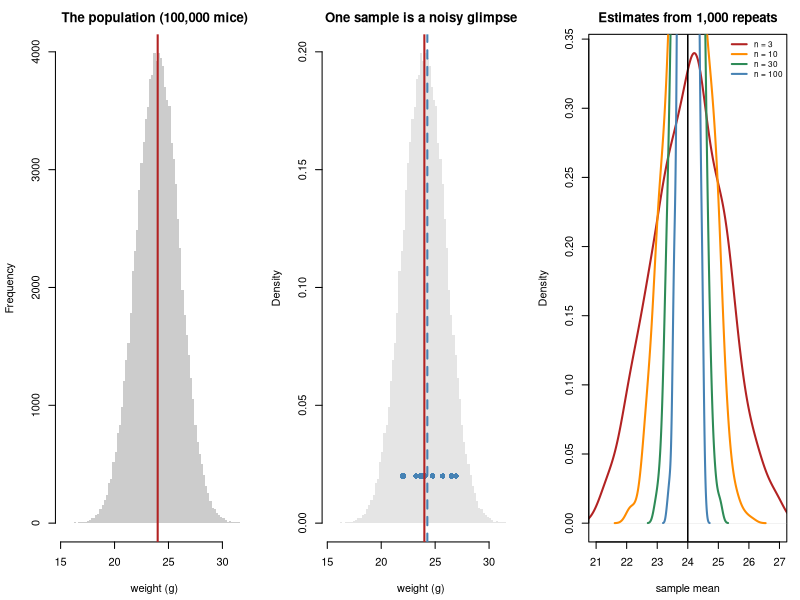

Recreate this plot in R.
#' ---
#' title: "Foundations 1 - Variables, populations, and samples"
#' output: html_document
#' ---
#'
#' **Curriculum link:** `stats.md` -> Part 0, §0.1-§0.3
#' **Assumes:** nothing. If you can read a table, you can read this.
#'
#' ## The one idea
#'
#' You measure a few things. You want to say something about all the things.
#'
#' That gap - between the handful you measured and the many you care about -
#' is what statistics is for. This module makes the gap visible by doing
#' something you can never do in real life: we *invent* an entire population,
#' so we know the true answer, and then take samples from it and see how close
#' we get.
#'
#' Everything else in this course is a more sophisticated version of this.

#+ setup, message = FALSE
MODULE_NAME <- "F1_variables_populations_samples"
OUT <- file.path(Sys.getenv("STATS_OUT", unset = "results"), MODULE_NAME)
dir.create(OUT, recursive = TRUE, showWarnings = FALSE)
header <- function(txt) cat("\n", strrep("=", 72), "\n", txt, "\n",
                            strrep("=", 72), "\n", sep = "")

## set.seed() fixes the starting point of R's random number generator, so you
## get the same "random" numbers every run. That is what makes these results
## reproducible. Change the number and every value below changes - but every
## CONCLUSION stays the same. That is the point.
set.seed(101)

#' ## 1. A variable is something that varies

#+ variables
header("1. Variables: one row per unit, one column per measurement")
n_mice <- 8
dat <- data.frame(
  mouse     = paste0("m", 1:n_mice),
  treatment = rep(c("control", "drug"), each = 4),
  weight_g  = round(rnorm(n_mice, 24, 2), 1),
  marker    = round(rnorm(n_mice, 12, 1.5), 1),
  responded = rbinom(n_mice, 1, 0.5),
  grade     = sample(c("I", "II", "III"), n_mice, replace = TRUE)
)
print(dat, row.names = FALSE)
cat(sprintf("
  The UNIT here is the mouse. There are %d of them, so n = %d.

  Deciding what the unit is turns out to be the hardest and most important
  question in experimental biology. If we had measured 20 cells from each
  mouse we would have 160 rows - but still only %d units. Counting those 160
  rows as 160 independent observations is the most common fatal error in
  published biology. That is Topic 1, and exercise E1.\n", n_mice, n_mice, n_mice))

#' ## 2. The type of a variable decides what arithmetic is allowed

#+ types
header("2. Variable types, and what you may do with each")
cat(sprintf("  %-12s%-16s%-14s%s\n", "variable", "type", "average it?", "why"))
rows <- list(
  c("weight_g", "continuous", "yes", "any value in a range; differences mean something"),
  c("marker", "continuous", "yes", "same"),
  c("responded", "binary", "yes (!)", "0/1, so the average IS the proportion"),
  c("grade", "ordinal", "careful", "ordered, but is III - II the same as II - I?"),
  c("treatment", "categorical", "no", "'control' and 'drug' are labels, not numbers"))
for (r in rows) cat(sprintf("  %-12s%-16s%-14s%s\n", r[1], r[2], r[3], r[4]))
cat(sprintf("
  The binary case is worth pausing on:
    responded = %s
    average   = %.3f  <- this is the PROPORTION that responded

  Coding yes/no as 1/0 makes the mean and the proportion the same number. That
  small trick is why binary outcomes slot into the same machinery as
  continuous ones (Topic 13).

  The categorical case is where software betrays you. In R, `treatment` is a
  character column and most functions will refuse to average it - which is
  good. But code it as 1 and 2 and R will happily return 1.5 and warn you
  about nothing. ALWAYS store categories as factors:\n",
  paste(dat$responded, collapse = " "), mean(dat$responded)))
dat$treatment <- factor(dat$treatment, levels = c("control", "drug"))
cat(sprintf("    levels(dat$treatment) = %s\n",
            paste(levels(dat$treatment), collapse = ", ")))
cat("    The FIRST level is the reference that everything is compared against.\n")
cat("    R orders levels alphabetically unless you say otherwise, which is a\n")
cat("    frequent source of sign errors (see Module 30).\n")

#' ## 3. Population vs sample: the whole problem, made visible

#+ population
header("3. Inventing a population so we can see how well sampling works")
POP_SIZE <- 100000
TRUE_MEAN <- 24
TRUE_SD <- 2
population <- rnorm(POP_SIZE, TRUE_MEAN, TRUE_SD)
cat(sprintf("  The population: %s mice\n", format(POP_SIZE, big.mark = ",")))
cat(sprintf("    true mean   mu    = %.4f   <- Greek letter = TRUTH\n", mean(population)))
cat(sprintf("    true SD     sigma = %.4f\n", sd(population)))
cat("\n  Now take samples from it, as a real experiment would:\n\n")
cat(sprintf("  %-16s%20s%12s\n", "sample size n", "sample mean x-bar", "error"))
for (n in c(3, 10, 30, 100, 1000)) {
  s <- sample(population, n)
  cat(sprintf("  %-16d%20.3f%+12.3f\n", n, mean(s), mean(s) - TRUE_MEAN))
}
cat(sprintf("
  Two things to notice, and they are the whole of §0.3:

    1. Every sample gives a DIFFERENT answer. None equals %.1f. The sample
       mean is not the truth - it is a noisy glimpse of the truth.

    2. Bigger samples are closer ON AVERAGE - but any single small sample can
       land close by luck. That is exactly why you cannot judge a method from
       one run. Section 4 repeats each experiment 1,000 times, which is the
       only way to tell lucky from reliable.

  Notation, which you will see everywhere:
    mu, sigma  (Greek)      = population values. Fixed. Unknown. What you want.
    x-bar, s   (Latin/hats) = sample values.     Known. They vary.

  Greek is truth; Latin is your guess.\n", TRUE_MEAN))

#' ## 4. The same experiment, run 1,000 times

#+ repeats
header("4. Repeating the experiment 1,000 times")
N_REPEATS <- 1000
cat(sprintf("  %-8s%28s%22s\n", "n", "mean of the 1000 estimates", "spread of them (SD)"))
spreads <- list()
for (n in c(3, 10, 30, 100)) {
  means <- replicate(N_REPEATS, mean(sample(population, n)))
  spreads[[as.character(n)]] <- means
  cat(sprintf("  %-8d%28.3f%22.3f\n", n, mean(means), sd(means)))
}
cat(sprintf("
  Read the two columns separately - they say different things.

  COLUMN 1 is about BIAS: every row lands on %.1f. The sample mean is RIGHT ON
  AVERAGE, even with n = 3. A single 3-mouse experiment can be far off, but it
  is not systematically too high or too low.

  COLUMN 2 is about PRECISION: the spread shrinks as n grows. This spread has
  a name - the STANDARD ERROR - and it is what 'how much should I trust this
  number?' actually means.

  Bias and precision are independent. An estimate can be unbiased and useless
  (huge spread), or precise and wrong (small spread, systematically off). A
  confounded experiment (E1, E4) is precise and wrong, which is the dangerous
  combination, because precision looks like credibility.\n", TRUE_MEAN))

#' ## 5. The surprising part: the fraction sampled does not matter

#+ fraction
header("5. Sample SIZE matters; sample FRACTION does not")
small_pop <- rnorm(2000, TRUE_MEAN, TRUE_SD)
big_pop <- rnorm(2000000, TRUE_MEAN, TRUE_SD)
cat(sprintf("  %-16s%14s%8s%12s%18s\n", "population", "pop size", "n",
            "fraction", "SD of estimate"))
for (nm in c("small", "big")) {
  pop <- if (nm == "small") small_pop else big_pop
  n <- 100
  sdm <- sd(replicate(600, mean(sample(pop, n))))
  cat(sprintf("  %-16s%14s%8d%11.4f%%%18.4f\n", nm,
              format(length(pop), big.mark = ","), n, 100*n/length(pop), sdm))
}
cat("
  One population is a THOUSAND times bigger than the other. A sample of 100
  covers 5% of the first and 0.005% of the second. The precision is the same.

  This is why a poll of 1,000 people works about equally well for a small
  country and a huge one, and why 'we sequenced 90% of the cells' is not the
  reassurance it sounds like. What buys precision is n - the number of
  INDEPENDENT units - and nothing else.\n")

#' ## 6. Figure

#+ figure
png(file.path(OUT, "populations_and_samples.png"), width = 1250, height = 420, res = 110)
par(mfrow = c(1, 3), mar = c(4.4, 4.2, 2.6, 1))
hist(population, breaks = 60, col = "grey80", border = NA,
     main = "The population (100,000 mice)", xlab = "weight (g)")
abline(v = TRUE_MEAN, col = "firebrick", lwd = 2)
one <- sample(population, 10)
hist(population, breaks = 60, col = "grey90", border = NA, freq = FALSE,
     main = "One sample is a noisy glimpse", xlab = "weight (g)")
points(one, rep(0.02, 10), pch = 16, col = "steelblue", cex = 1.1)
abline(v = TRUE_MEAN, col = "firebrick", lwd = 2)
abline(v = mean(one), col = "steelblue", lwd = 2, lty = 2)
cols <- c("firebrick", "darkorange", "seagreen", "steelblue")
plot(density(spreads[["3"]]), col = cols[1], lwd = 2, xlim = c(21, 27),
     main = "Estimates from 1,000 repeats", xlab = "sample mean")
for (i in 2:4) lines(density(spreads[[as.character(c(3,10,30,100)[i])]]),
                     col = cols[i], lwd = 2)
abline(v = TRUE_MEAN, lwd = 1.5)
legend("topright", paste0("n = ", c(3,10,30,100)), col = cols, lwd = 2,
       bty = "n", cex = 0.75)
invisible(dev.off())
cat("\nFigure written to", file.path(OUT, "populations_and_samples.png"), "\n")

#' # PROBLEMS
#'
#' ### Problem 1: Does a bigger sample fix a biased one?

#+ problem1
## ---- YOUR CODE HERE ----------------------------------------------------

## ---- SOLUTION (uncomment to check) -------------------------------------
# cat(sprintf("  %-8s%16s%24s\n", "n", "random sample", "heaviest-60% sample"))
# heavy <- population[population > quantile(population, 0.40)]
# for (n in c(10, 100, 1000, 10000))
#   cat(sprintf("  %-8d%16.3f%24.3f\n", n,
#               mean(sample(population, n)), mean(sample(heavy, n))))
# cat(sprintf("  %-8s%16.3f%24.3f\n", "TRUTH", TRUE_MEAN, TRUE_MEAN))
#
# ## The random column converges on the truth. The biased column converges just
# ## as tightly - on the WRONG NUMBER. More data makes a biased estimate more
# ## precisely wrong, and gives you more confidence in a false answer.
# ##
# ## This is the most important thing to understand about sample size. n fixes
# ## NOISE. It does nothing about BIAS. No amount of data repairs a sample
# ## collected in a way related to what you are measuring - which is why HOW
# ## you select units matters more than how many, and why randomisation is the
# ## most valuable single step in an experiment.

#' ### Problem 2: The median and the outlier

#+ problem2
## ---- YOUR CODE HERE ----------------------------------------------------

## ---- SOLUTION (uncomment to check) -------------------------------------
# clean <- sample(population, 20)
# dirty <- c(clean, 240)                  # a decimal point in the wrong place
# cat(sprintf("  %-22s%10s%10s%10s\n", "", "mean", "median", "SD"))
# cat(sprintf("  %-22s%10.2f%10.2f%10.2f\n", "clean (n=20)",
#             mean(clean), median(clean), sd(clean)))
# cat(sprintf("  %-22s%10.2f%10.2f%10.2f\n", "with one typo (n=21)",
#             mean(dirty), median(dirty), sd(dirty)))
# cat(sprintf("  %-22s%+10.2f%+10.2f%+10.2f\n", "shift",
#             mean(dirty)-mean(clean), median(dirty)-median(clean),
#             sd(dirty)-sd(clean)))
#
# ## One bad value moves the mean by about 10 g and the median by almost
# ## nothing. The median is ROBUST: it depends on the ORDER of the values, not
# ## their magnitudes, so a single extreme point cannot drag it.
# ##
# ## The SD is hit even harder than the mean, because it squares distances - so
# ## an outlier damages your UNCERTAINTY estimate more than your estimate.
# ##
# ## This is why you always PLOT your data before analysing it (Topic 3). It is
# ## not that the median is "better" - it answers a different question. Use the
# ## mean when you want a total or an average effect; use the median when you
# ## want a typical value and the tail is not the point.

#' ### Problem 3: What is the unit?
#'
#' For each study, decide what one row of the analysis table should be, and
#' therefore what $n$ is.
#'
#' 1. 6 mice per group, one blood sample each, one measurement per sample.
#' 2. 6 mice per group, 20 cells imaged per mouse.
#' 3. 3 flasks of cells per condition, each split into 3 wells.
#' 4. 200 patients, one biopsy each, 20,000 genes measured per biopsy.
#' 5. 4 patients, 5,000 single cells sequenced per patient.

#+ problem3
## ---- YOUR CODE HERE ----------------------------------------------------

## ---- SOLUTION (uncomment to check) -------------------------------------
# cases <- list(
#   c("6 mice/group, 1 measurement each", "mouse", "6",
#     "nothing to collapse; rows already independent"),
#   c("6 mice/group, 20 cells each", "mouse", "6",
#     "120 cells, but cells share a mouse -> average to 6 values"),
#   c("3 flasks/condition, 3 wells each", "flask", "3",
#     "wells are technical replicates OF the flask"),
#   c("200 patients, 20,000 genes each", "patient", "200",
#     "genes are VARIABLES, not units - 20,000 tests of n=200"),
#   c("4 patients, 5,000 cells each", "patient", "4",
#     "20,000 cells, n = 4. The single-cell trap (Module 31)"))
# cat(sprintf("  %-38s%-10s%4s   %s\n", "study", "unit", "n", "why"))
# for (cs in cases)
#   cat(sprintf("  %-38s%-10s%4s   %s\n", cs[1], cs[2], cs[3], cs[4]))
#
# ## The rule: THE UNIT IS WHAT YOU RANDOMISED, or what varies independently.
# ## Everything measured inside a unit is a sub-sample of it, and averaging
# ## those sub-samples loses nothing about the treatment effect.
# ##
# ## Case 4 is the one people get right by accident and case 5 is the one they
# ## get wrong. In both, the big number (20,000) is tempting, and in both it is
# ## not n. In case 4 the 20,000 genes create a MULTIPLE TESTING problem
# ## (Topic 8); in case 5 the 20,000 cells create a PSEUDOREPLICATION problem
# ## (Topic 1). Different problems, opposite fixes, same tempting big number.

#' ## What to take away
#'
#' 1. A **unit** is the thing that varies independently. Counting sub-samples
#'    as units is the most common fatal error in biology.
#' 2. **Greek letters are the truth**; Latin letters are your estimates.
#' 3. A sample mean is **unbiased but noisy**.
#' 4. Larger $n$ reduces **noise**. It does nothing about **bias**.
#' 5. What matters is the **size** of the sample, not the fraction covered.
#'
#' **Next:** `F2_probability_basics.R`
